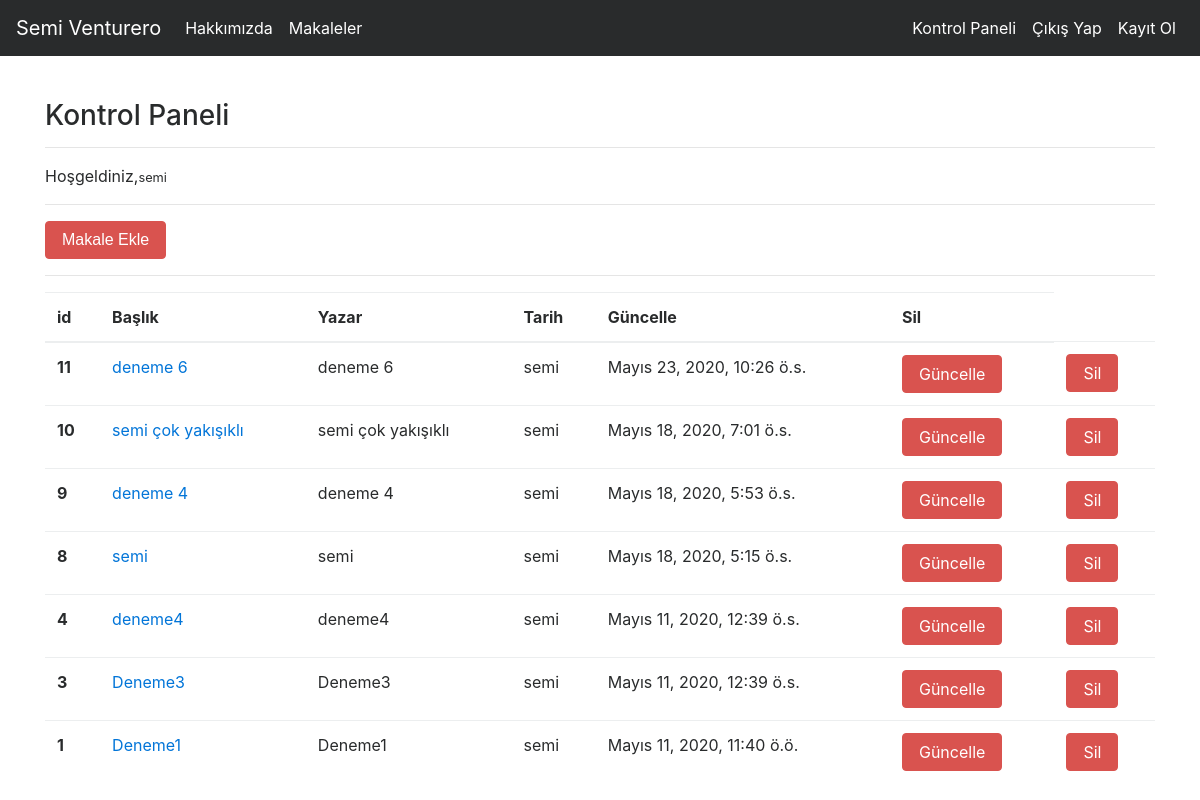
Screenshot of /articles/dashboard/ (signed in) with the database file from the repository.
### article/models.py (models this page shows, shortened)
class Article(models.Model):
    author = models.ForeignKey("auth.User",on_delete = models.CASCADE,verbose_name= "Yazar" )
    title = models.CharField(max_length = 50,verbose_name = "Başlık")
    content = models.TextField()
    created_date = models.DateTimeField(auto_now_add=True,verbose_name="Oluşturulma Tarihi")
    article_image = models.FileField(blank = True,null = True,verbose_name="Makaleye Fotoğraf Ekleyin")
    class Meta:
        ordering = ['-created_date']#en son eklenen makale ilk gösteriliyor

### article/views.py (the view)
# urls.py: path('dashboard/',views.dashboard,name="dashboard"),
@login_required(login_url = "user:login")
def dashboard(request):
    articles = Article.objects.filter(author = request.user)
    context = {
        "articles":articles
    }
    return render(request,"dashboard.html",context)

### templates/dashboard.html
{% extends "layout.html" %}
{% block body %}
<h3>Kontrol Paneli</h3>
<hr>
<p>
    Hoşgeldiniz,<small>{{request.user.username}}</small>
</p>
<hr>
<button class = "btn btn-danger" href = "/articles/addarticle">Makale Ekle</button>
<hr>
{% if articles %}
<table class="table">
  <thead>
    <tr>
      <th scope="col">id</th>
      <th scope="col">Başlık</th>
      <th scope="col">Yazar</th>
      <th scope="col">Tarih</th>
      <th scope="col">Güncelle</th>
      <th scope="col">Sil</th>
    </tr>
  </thead>
  <tbody>
    {% for article in articles  %}
    <tr>
      <th scope="row">{{article.id}}</th>
      <td><a href="{% url 'article:detail' article.id %}">{{article.title}}</a></td>
      <td>{{article.title}}</td>
      <td>{{article.author.username}}</td>
      <td>{{article.created_date}}</td>
      <td><a href="{% url 'article:update' article.id %}" class = "btn btn-danger">Güncelle</a></td>
      <td><a href="{% url 'article:delete' article.id %}" class = "btn btn-danger">Sil</a> </td>
    </tr>
    {% endfor %}
   </tbody>
 </table>
{% else %}
<div class = "alert alert-danger">
    Henüz makaleniz bulunmuyor.
</div>
{% endif %}
{% endblock body %}

### templates/layout.html (shortened to what this page needs)
<!DOCTYPE html>
{% load static %}
<html lang="en">
<head>
    <link rel="stylesheet" href="{% static 'css/bootstrap.min.css' %}">
</head>
<body>
        {% include "includes/navbar.html" %}
        <div style = "margin-top : 100px; margin-bottom" class = "container">
                {% block body %}
                {% endblock body %}
            </div>
     </body>
</html>

### templates/includes/navbar.html (shortened to what this page needs)
<nav class="navbar navbar-toggleable-md navbar-inverse fixed-top bg-inverse">
      <a class="navbar-brand" href="{% url 'index' %}">Semi Venturero</a>
      <div class="collapse navbar-collapse" id="navbarCollapse">
        <ul class="navbar-nav mr-auto">
          <li class="nav-item active">
            <a class="nav-link" href="{% url 'about'  %}">Hakkımızda</a>
          </li>
           <li class="nav-item active">
            <a class="nav-link" href="{% url 'article:articles' %}">Makaleler</a>
          </li>
        </ul>
        <ul class="navbar-nav ml-auto">
        {% if request.user.is_authenticated %}
           <li class="nav-item active">
            <a class="nav-link" href="{% url 'article:dashboard'  %}">Kontrol Paneli</a>
          </li>
           <li class="nav-item active">
            <a class="nav-link" href="{% url 'user:logout'  %}">Çıkış Yap</a>
          </li>
        {% else %}
           <li class="nav-item active">
            <a class="nav-link" href="{% url 'user:login'  %}">Giriş Yap</a>
          </li>
        {% endif %}
           <li class="nav-item active">
            <a class="nav-link" href="{% url 'user:register'  %}">Kayıt Ol</a>
          </li>
         </ul>
        </div>
</nav>

### rows the page displays
Article: id "11", title "deneme 6", author.username "semi", created_date "Mayıs 23, 2020, 10:26 ö.s."
Article: id "10", title "semi çok yakışıklı", author.username "semi", created_date "Mayıs 18, 2020, 7:01 ö.s."
Article: id "9", title "deneme 4", author.username "semi", created_date "Mayıs 18, 2020, 5:53 ö.s."
Article: id "8", title "semi", author.username "semi", created_date "Mayıs 18, 2020, 5:15 ö.s."
Article: id "4", title "deneme4", author.username "semi", created_date "Mayıs 11, 2020, 12:39 ö.s."
Article: id "3", title "Deneme3", author.username "semi", created_date "Mayıs 11, 2020, 12:39 ö.s."
Article: id "1", title "Deneme1", author.username "semi", created_date "Mayıs 11, 2020, 11:40 ö.ö."

### other values shown
{{ request.user.username }} "semi"
